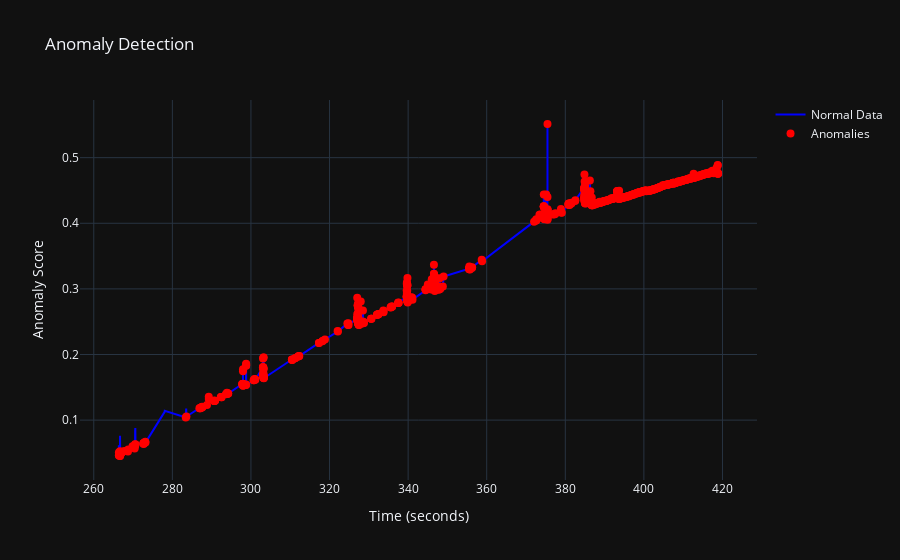

Notebook cell for this chart:
### Code cell
import numpy as np
import pandas as pd
import plotly.graph_objects as go
from sklearn.preprocessing import StandardScaler
from sklearn.ensemble import IsolationForest
from sklearn.svm import OneClassSVM
from tensorflow import keras
from tensorflow.keras.layers import Dense

# Load Wireshark CSV Data
df = pd.read_csv("bigdata.csv")

# Normalize time to start from zero
df['Time'] = df['Time'] - df['Time'].min()

# Select only numerical features
df_numeric = df.select_dtypes(include=['float64', 'int64'])
scaler = StandardScaler()
df_scaled = scaler.fit_transform(df_numeric)

time_values = df['Time'].values  # Extract time for plotting

# Store original dataset values for hover info
df_test_original = df.iloc[int(0.8 * len(df)):]

# Split Data for Training
df_train = df_scaled[:int(0.8 * len(df_scaled))]
df_test = df_scaled[int(0.8 * len(df_scaled)):]  # 20% for testing

def detect_anomalies():
    # Isolation Forest
    iso_forest = IsolationForest(n_estimators=100, contamination=0.05, random_state=42)
    iso_forest.fit(df_train)
    iso_preds = iso_forest.predict(df_test)
    iso_anomalies = np.where(iso_preds == -1, 1, 0)

    # One-Class SVM
    oc_svm = OneClassSVM(nu=0.05, kernel="rbf")
    oc_svm.fit(df_train)
    oc_preds = oc_svm.predict(df_test)
    oc_anomalies = np.where(oc_preds == -1, 1, 0)

    # Autoencoder
    input_dim = df_train.shape[1]
    autoencoder = keras.Sequential([
        Dense(32, activation='relu', input_shape=(input_dim,)),
        Dense(16, activation='relu'),
        Dense(8, activation='relu'),
        Dense(16, activation='relu'),
        Dense(32, activation='relu'),
        Dense(input_dim, activation='linear')
    ])
    autoencoder.compile(optimizer='adam', loss='mse')
    autoencoder.fit(df_train, df_train, epochs=10, batch_size=32, verbose=0)
    
    reconstructions = autoencoder.predict(df_test)
    reconstruction_error = np.mean(np.abs(df_test - reconstructions), axis=1)
    threshold = np.percentile(reconstruction_error, 95)
    autoencoder_anomalies = (reconstruction_error > threshold).astype(int)

    # Combine results to detect the final anomalies
    final_anomalies = (iso_anomalies + oc_anomalies + autoencoder_anomalies) >= 2  # Majority voting
    
    return time_values[len(df_train):], reconstruction_error, final_anomalies, iso_anomalies, oc_anomalies, autoencoder_anomalies

# Run Anomaly Detection
time_test, anomaly_scores, anomalies, iso_flags, oc_flags, auto_flags = detect_anomalies()

# Identify Anomalies & Their Corresponding Values
anomaly_indices = np.where(anomalies == 1)[0]  # Indices of anomalies in the test set
anomaly_times = time_test[anomaly_indices]  # Ensure this corresponds to anomaly indices in the test set
anomaly_scores_values = anomaly_scores[anomaly_indices]  # Similarly, align the scores with the anomalies

# Generate reason for anomaly detection
def get_anomaly_reason(idx):
    reasons = []
    if iso_flags[idx] == 1:
        reasons.append("Isolation Forest detected unusual behavior.")
    if oc_flags[idx] == 1:
        reasons.append("One-Class SVM flagged deviation.")
    if auto_flags[idx] == 1:
        reasons.append("Autoencoder reconstruction error too high.")
    
    return "<br>".join(reasons) if reasons else "Normal behavior."

# Create hover text ONLY for anomalies with detailed reasons
hover_texts_anomalies = [
    f"Time: {anomaly_times[i]}<br><b>Score:</b> {anomaly_scores_values[i]}<br><b>Reason:</b> {get_anomaly_reason(anomaly_indices[i])}"
    for i in range(len(anomaly_indices))
]

# Interactive 2D Straight-Line Graph
fig = go.Figure()

# Normal Data Line (Blue, No Details)
fig.add_trace(go.Scatter(
    x=time_test, y=anomaly_scores, mode='lines',
    line=dict(color='blue', width=2),
    name='Normal Data'
))

# Anomalies Marked in Red (Hover shows details + reason)
fig.add_trace(go.Scatter(
    x=anomaly_times, y=anomaly_scores_values, mode='markers',
    marker=dict(size=8, color='red'),
    name='Anomalies',
    hovertext=hover_texts_anomalies,
    hoverinfo="text"  # Shows reason, score, and time on hover
))

# Layout Settings for Zoom & Hover
fig.update_layout(
    title="Anomaly Detection",
    xaxis_title="Time (seconds)",
    yaxis_title="Anomaly Score",
    hovermode="x",
    template="plotly_dark",
    dragmode="pan"  # Allows zooming and panning
)

# Show Interactive Plot
fig.show()

### Figure 1 — Plotly figure (JSON) as saved in the notebook; plotly's stock layout.template omitted (floating-point values rounded to 4 significant figures; data arrays with more than 128 entries replaced by an {"elided": "..."} marker saying what was removed)
{"data": [{"line": {"color": "blue", "width": 2}, "mode": "lines", "name": "Normal Data", "type": "scatter", "x": {"elided": "804 float values"}, "y": {"elided": "804 float values"}}, {"hoverinfo": "text", "hovertext": {"elided": "788 str values"}, "marker": {"color": "red", "size": 8}, "mode": "markers", "name": "Anomalies", "type": "scatter", "x": {"elided": "788 float values"}, "y": {"elided": "788 float values"}}], "layout": {"dragmode": "pan", "hovermode": "x", "title": {"text": "Anomaly Detection"}, "xaxis": {"title": {"text": "Time (seconds)"}}, "yaxis": {"title": {"text": "Anomaly Score"}}}}
